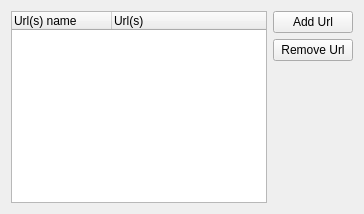
          <widget class="QWidget" name="tab_4">
           <attribute name="icon">
            <iconset resource="../mainwin.qrc">
             <normaloff>:/images/images/bookmark_folder.png</normaloff>:/images/images/bookmark_folder.png</iconset>
           </attribute>
           <attribute name="title">
            <string>Bookmarks Url</string>
           </attribute>
           <layout class="QHBoxLayout" name="horizontalLayout_23">
            <item>
             <widget class="QTreeWidget" name="treeWidgetVulnUrl">
              <property name="rootIsDecorated">
               <bool>false</bool>
              </property>
              <column>
               <property name="text">
                <string>Url(s) name</string>
               </property>
              </column>
              <column>
               <property name="text">
                <string>Url(s)</string>
               </property>
              </column>
             </widget>
            </item>
            <item>
             <layout class="QVBoxLayout" name="verticalLayout_9">
              <item>
               <widget class="QPushButton" name="addUrlButt">
                <property name="text">
                 <string>Add Url</string>
                </property>
                <property name="icon">
                 <iconset resource="../mainwin.qrc">
                  <normaloff>:/images/images/bookmark_add.png</normaloff>:/images/images/bookmark_add.png</iconset>
                </property>
                <property name="flat">
                 <bool>false</bool>
                </property>
               </widget>
              </item>
              <item>
               <widget class="QPushButton" name="removeUrlButt">
                <property name="text">
                 <string>Remove Url</string>
                </property>
                <property name="icon">
                 <iconset resource="../mainwin.qrc">
                  <normaloff>:/images/images/button_cancel.png</normaloff>:/images/images/button_cancel.png</iconset>
                </property>
               </widget>
              </item>
              <item>
               <spacer name="verticalSpacer_7">
                <property name="orientation">
                 <enum>Qt::Vertical</enum>
                </property>
                <property name="sizeHint" stdset="0">
                 <size>
                  <width>20</width>
                  <height>40</height>
                 </size>
                </property>
               </spacer>
              </item>
             </layout>
            </item>
           </layout>
          </widget>
